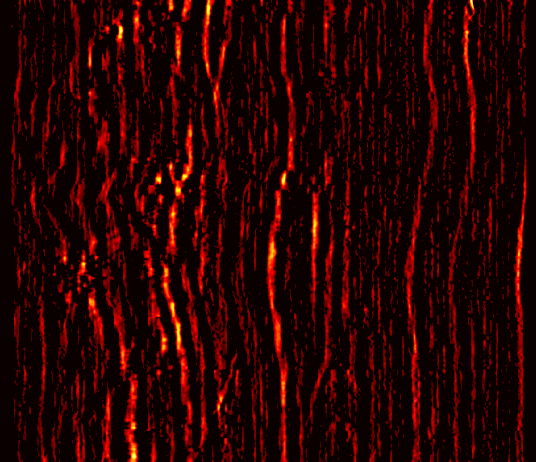
#> input picture Contractions Pipeline/heatmap.png, 536 x 462 px
$ python -i csv_to_heatmap.py   (imports and definitions only)
#> lines starting #> are read from the running program, lines starting #| are printed output that depends on the picture
import numpy as np
import matplotlib.pyplot as plt
import fire
import os
from PIL import Image
import cv2

# [137 lines left out: functions keep_extreme_values, filter_csv_and_generate_heatmap, filter_csv_and_generate_heatmap_2, filter_csv_and_generate_heatmap_mod, filter_csv_and_generate_heatmap_grey, convert_to_grayscale_custom, not called in this run]

def convert_to_grayscale(input_path, output_image_path=None):
    # Load and convert image to RGB
#> called with input_path = 'Contractions Pipeline/heatmap.png'
    im = cv2.imread(input_path)
#> im is the input picture: shape (462, 536, 3); mean B, G, R 0, 1.2, 40.6
    im_rgb = cv2.cvtColor(im, cv2.COLOR_BGR2RGB)

    # Define color thresholds
    lower_green = np.array([0, 100, 0])
    upper_green = np.array([150, 255, 150])
    green_mask = cv2.inRange(im_rgb, lower_green, upper_green)
#> green_mask: shape (462, 536); every value is 0

    lower_pink = np.array([200, 100, 100])
    upper_pink = np.array([255, 180, 200])
    lower_purple = np.array([100, 0, 100])
    upper_purple = np.array([200, 100, 255])

    pink_mask = cv2.inRange(im_rgb, lower_pink, upper_pink)
    purple_mask = cv2.inRange(im_rgb, lower_purple, upper_purple)

    # Replace target colors with white
    combined_mask = purple_mask
    im_rgb[combined_mask > 0] = (255, 255, 255)

    # Convert others to grayscale
    non_target_non_green_mask = cv2.bitwise_and(cv2.bitwise_not(combined_mask), cv2.bitwise_not(green_mask))
#> non_target_non_green_mask: shape (462, 536); every value is 255
    im_gray = cv2.cvtColor(im_rgb, cv2.COLOR_RGB2GRAY)
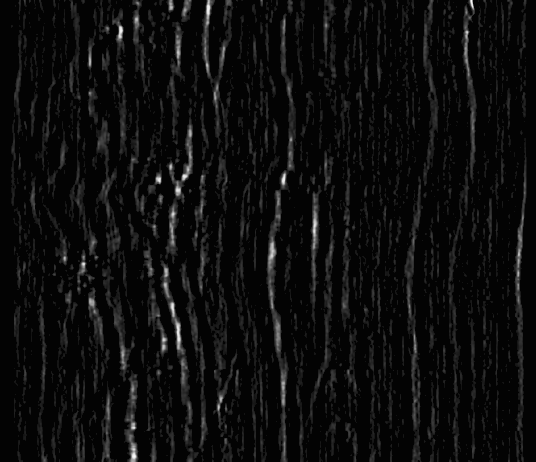
#> im_gray: shape (462, 536); min 3, max 254, mean 12.9
    im_rgb[non_target_non_green_mask > 0] = cv2.cvtColor(im_gray, cv2.COLOR_GRAY2RGB)[non_target_non_green_mask > 0]

    if output_image_path is None:
        output_image_path = os.path.splitext(input_path)[0] + '_cgs.png'

    # Save final result as heatmap
    plt.figure(figsize=(8, 6))
    plt.imshow(abs(im_rgb), cmap='hot', interpolation='nearest', vmin=0, vmax=np.max(abs(im_rgb)))
    plt.axis('off')
    plt.savefig(output_image_path, bbox_inches='tight', pad_inches=0)
    plt.close()
    print(f"Heatmap has been saved to {output_image_path}")
    return output_image_path

# [12 lines left out: function convert_to_grayscale_old, not called in this run]

# [2 lines not run here, left out]

>>> result = convert_to_grayscale('Contractions Pipeline/heatmap.png')
